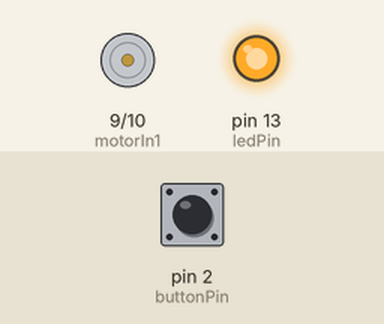
Simulated run of this sketch. Board: Arduino Uno, built with avr-gcc and run on an emulated ATmega328P. Shown: motor-driver pin pairs drawn as motors (green arrow = first pin HIGH = forward, orange = second pin HIGH = backward, longer = more drive), output pins drawn as LEDs (lit = HIGH). Inputs (shaded band) come from the test bench; at power-on: pin 2 (buttonPin) LOW.

Above: at 1.2 s.
1.3 s: pin 2 (buttonPin) pulled HIGH for 0.15 s
At 2.5 s:
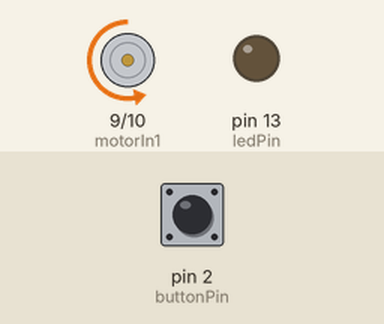
2.9 s: pin 2 (buttonPin) pulled HIGH for 1 s
At 3.9 s:
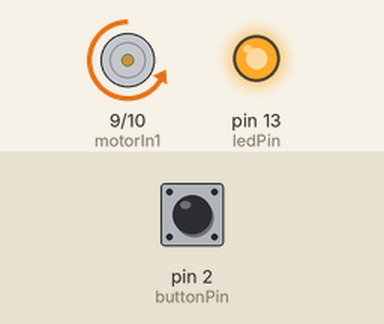
5.4 s: pin 2 (buttonPin) pulled HIGH for 0.15 s
At 5.8 s:
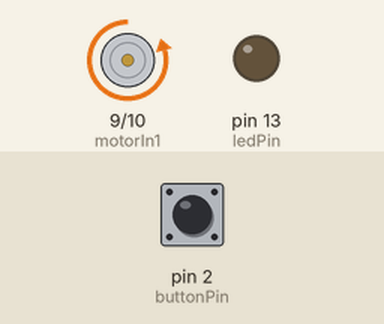
Timing chart, 0 to 8.4 s (numbered marks = the images above; inputs shaded):
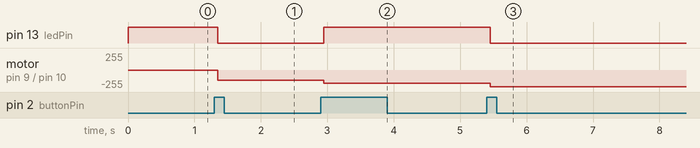

The sketch:

_19__Simple_Creation___Small_Fan.ino
```cpp
// constants won't change. They're used here to
// set pin numbers:
const int buttonPin = 2;    // the number of the pushbutton pin
const int ledPin = 13;      // the number of the LED pin
const int motorIn1 = 9;
const int motorIn2 = 10;
int stat = 0;
#define rank1 150
#define rank2 200
#define rank3 250
// Variables will change:
int ledState = HIGH;         // the current state of the output pin
int buttonState;             // the current reading from the input pin
int lastButtonState = LOW;   // the previous reading from the input pin

// the following variables are long's because the time, measured in miliseconds,
// will quickly become a bigger number than can be stored in an int.
long lastDebounceTime = 0;  // the last time the output pin was toggled
long debounceDelay = 50;    // the debounce time; increase if the output flickers
/******************************************************************************/
void setup() {
  pinMode(buttonPin, INPUT);
  pinMode(ledPin, OUTPUT);

  pinMode(motorIn1,OUTPUT);
  pinMode(motorIn2,OUTPUT);
  // set initial LED state
  digitalWrite(ledPin, ledState);
  Serial.begin(9600);
}

void loop() {
  // read the state of the switch into a local variable:
  int reading = digitalRead(buttonPin);

  // check to see if you just pressed the button
  // (i.e. the input went from LOW to HIGH),  and you've waited
  // long enough since the last press to ignore any noise:

  // If the switch changed, due to noise or pressing:
  if (reading != lastButtonState) {
    // reset the debouncing timer
    lastDebounceTime = millis();
  }

  if ((millis() - lastDebounceTime) > debounceDelay) {
    // whatever the reading is at, it's been there for longer
    // than the debounce delay, so take it as the actual current state:

    // if the button state has changed:
    if (reading != buttonState) {
      buttonState = reading;

      // only toggle the LED if the new button state is HIGH
      if (buttonState == HIGH) {
        ledState = !ledState;
        stat = stat + 1;
        if(stat >= 4)
        {
          stat = 0;
        }
      }
    }
  }

  // set the LED:
  digitalWrite(ledPin, ledState);
    // save the reading.  Next time through the loop,
  // it'll be the lastButtonState:
  switch(stat)
  {
    case 1:
      clockwise(rank1);
      break;
    case 2:
      clockwise(rank2);
      break;
    case 3:
      clockwise(rank3);
      break;
    default:
      clockwise(0);
  }
    lastButtonState = reading;
}
/***********************************************************/
void clockwise(int Speed)//
{
  analogWrite(motorIn1,0);
  analogWrite(motorIn2,Speed);
}
/***********************************************************/
```

Measured:
- after the input at 1.3 s, pin 13 (ledPin): HIGH → LOW after 0.05 s; motor on pin 9 (motorIn1) / pin 10 (motorIn2): stopped → backward 150/255 after 0.05 s
- after the input at 2.9 s, pin 13 (ledPin): LOW → HIGH after 0.05 s; motor on pin 9 (motorIn1) / pin 10 (motorIn2): backward 150/255 → backward 200/255 after 0.05 s
- after the input at 5.4 s, pin 13 (ledPin): HIGH → LOW after 0.05 s; motor on pin 9 (motorIn1) / pin 10 (motorIn2): backward 200/255 → backward 250/255 after 0.05 s
